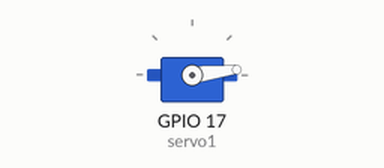
Simulated run of this program. Board: Raspberry Pi (BCM pin numbers). On the bench: servo. Servo angles are drawn from the pulse width (0.5 ms = 0°, 2.5 ms = 180°).

Above: at 0.05 s.
At 1.5 s:
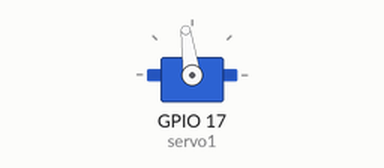
At 3.0 s:
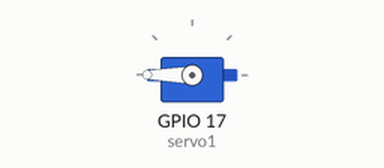
Timing chart, 0 to 6.9 s (numbered marks = the images above):
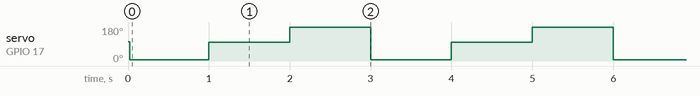

Measured:
- by itself, servo on GPIO 17 (servo1): repeats every 3.0 s: 98° 1.0 s, 180° 1.0 s, 7° 1.0 s

The program:

05-servo-01.py
```python
from gpiozero import Servo
from time import sleep

#servo = Servo(17, min_pulse_width=0.55/1000, max_pulse_width=2.65/1000)
servo1 = Servo(17, min_pulse_width=0.58/1000, max_pulse_width=2.70/1000, frame_width=40/1000)

while True:
    servo1.min()
    sleep(1)
#    servo1.mid()
    servo1.value=-0.05
    sleep(1)
    servo1.max()
    sleep(1)
```
